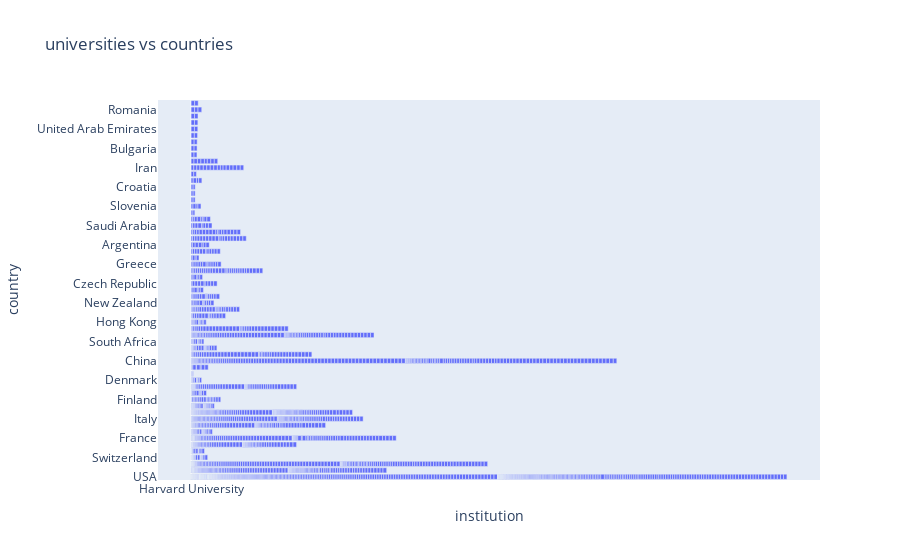

Write notebook code for a chart like this one.
### Code cell
fig1 = px.bar(data, x="institution", y="country", title="universities vs countries  ", orientation= 'h')
fig1.show()

### Figure 1 — Plotly figure (JSON) as saved in the notebook; plotly's stock layout.template omitted (floating-point values rounded to 4 significant figures; data arrays with more than 128 entries replaced by an {"elided": "..."} marker saying what was removed)
{"data": [{"alignmentgroup": "True", "hovertemplate": "institution=%{x}<br>country=%{y}<extra></extra>", "legendgroup": "", "marker": {"color": "#636efa", "pattern": {"shape": ""}}, "name": "", "offsetgroup": "", "orientation": "h", "showlegend": false, "textposition": "auto", "type": "bar", "x": {"elided": "2200 str values"}, "xaxis": "x", "y": {"elided": "2200 str values"}, "yaxis": "y"}], "layout": {"barmode": "relative", "legend": {"tracegroupgap": 0}, "title": {"text": "universities vs countries  "}, "xaxis": {"anchor": "y", "domain": [0, 1], "title": {"text": "institution"}}, "yaxis": {"anchor": "x", "domain": [0, 1], "title": {"text": "country"}}}}
